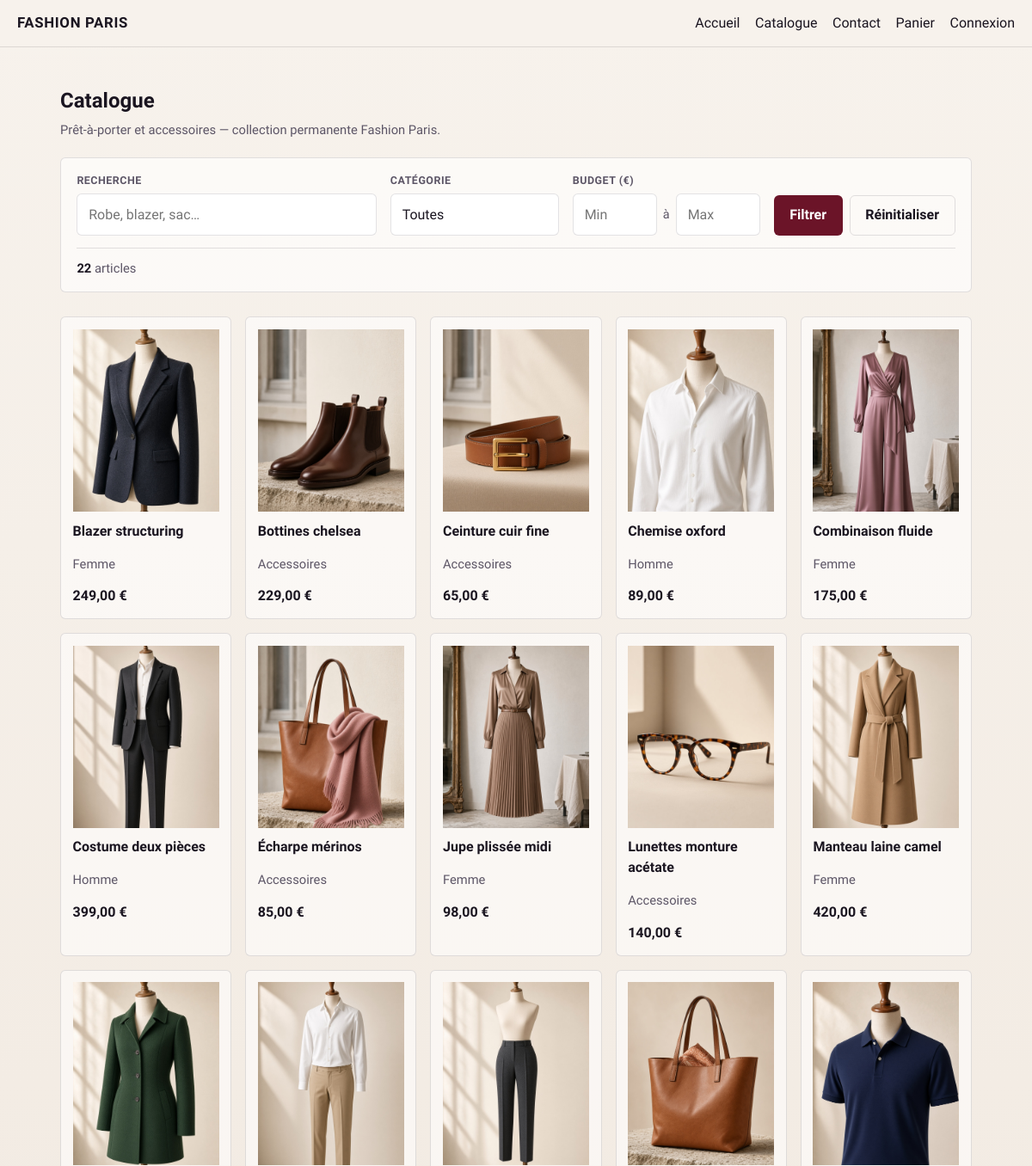
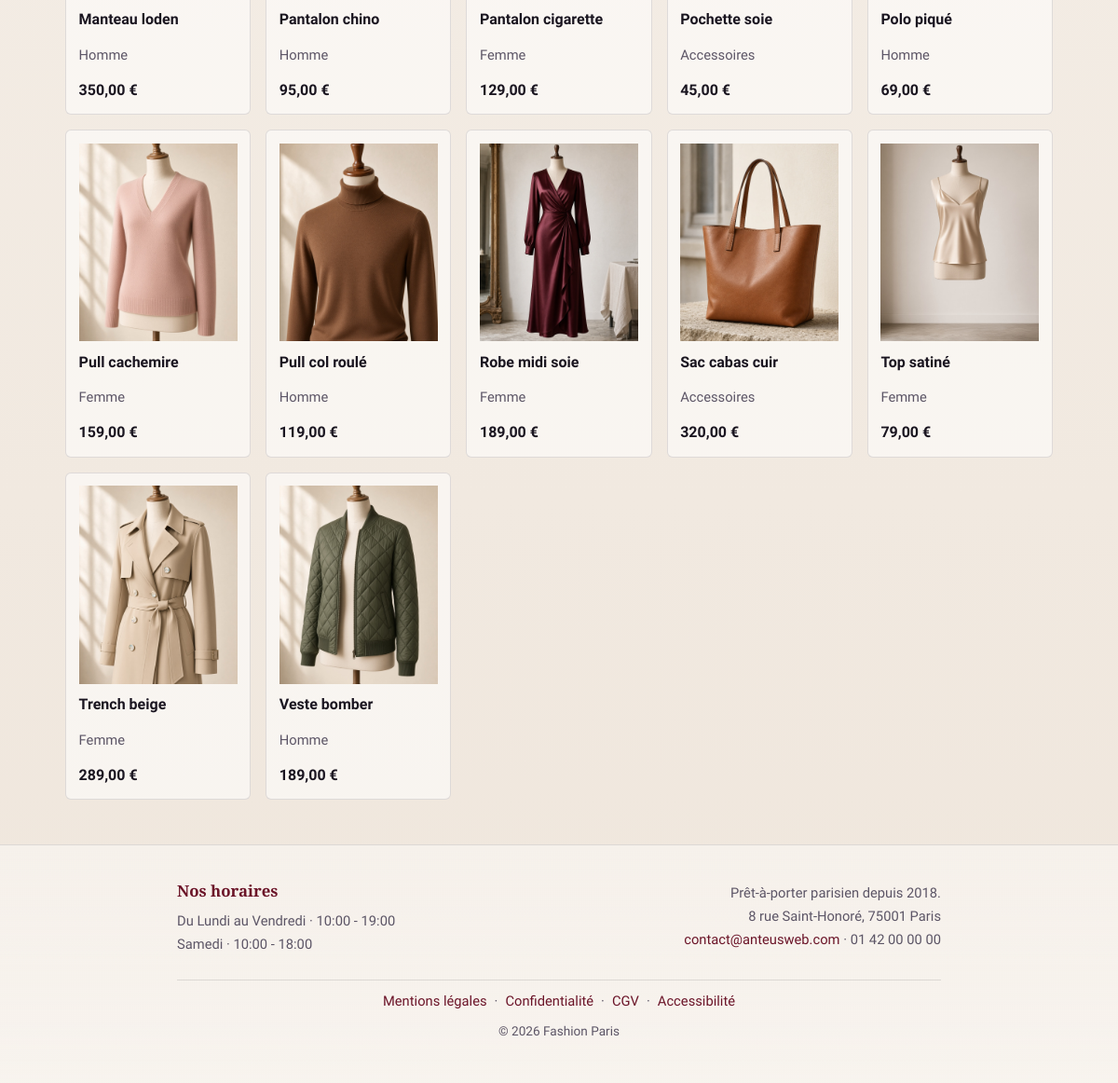
Page /catalogue on the committed database (2 pictures, top to bottom).
### tables this page shows
CREATE TABLE `produit` (
  `produit_id` INT NOT NULL AUTO_INCREMENT,
  `categorie_id` INT NOT NULL,
  `nom` VARCHAR(150) NOT NULL,
  `slug` VARCHAR(180) NOT NULL,
  `description` TEXT NULL,
  `prix` DECIMAL(10,2) NOT NULL,
  `stock` INT NOT NULL DEFAULT 0,
  `sku` VARCHAR(50) NULL,
  `actif` TINYINT(1) NOT NULL DEFAULT 1,
  `mis_en_avant` TINYINT(1) NOT NULL DEFAULT 0,
  `date_creation` DATETIME NOT NULL DEFAULT CURRENT_TIMESTAMP,
  PRIMARY KEY (`produit_id`),
  UNIQUE INDEX `idx_produit_slug` (`slug`),
  INDEX `fk_produit_categorie_idx` (`categorie_id`),
  CONSTRAINT `fk_produit_categorie`
    FOREIGN KEY (`categorie_id`) REFERENCES `categorie` (`categorie_id`)
);

CREATE TABLE `categorie` (
  `categorie_id` INT NOT NULL AUTO_INCREMENT,
  `libelle` VARCHAR(100) NOT NULL,
  `slug` VARCHAR(120) NOT NULL,
  `description` TEXT NULL,
  `ordre` INT NOT NULL DEFAULT 0,
  `actif` TINYINT(1) NOT NULL DEFAULT 1,
  PRIMARY KEY (`categorie_id`),
  UNIQUE INDEX `idx_categorie_slug` (`slug`)
);

### src/Controllers/CatalogueController.php (called while the page is built, shortened)
<?php
require_once __DIR__ . '/../Models/ProduitModel.php';
class CatalogueController {
    public function index(?string $categorieSlug = null) {
        $produitModel = new ProduitModel();
        $categorieId = null;
        $produits = $produitModel->getCatalogue($categorieId);
        require __DIR__ . '/../Views/catalogue.php';
    }
}

### public/index.php (called while the page is built, shortened)
<?php
require_once __DIR__ . '/../src/Router.php';
require_once __DIR__ . '/../src/Services/AssetHelper.php';
require_once __DIR__ . '/../src/Services/ViewHelper.php';
$router = new Router();
$url = trim($_GET['url'] ?? '', '/');
$router->dispatch($url);

### config/database.php (called while the page is built, shortened)
<?php
$config = [
    'host'     => getenv('DB_HOST') ?: 'localhost',
    'db_name'  => getenv('DB_NAME') ?: 'fashion_paris',
    'username' => getenv('DB_USER') ?: 'root',
    'password' => getenv('DB_PASSWORD') !== false ? (string) getenv('DB_PASSWORD') : '',
];
$local = __DIR__ . '/database.local.php';
return $config;

### src/Services/SqlDatabase.php (called while the page is built, shortened)
<?php
class SqlDatabase {
    private string $host;
    private string $db_name;
    private string $username;
    private string $password;
    public function __construct() {
        $config = require __DIR__ . '/../../config/database.php';
        $this->host     = $config['host'];
        $this->db_name  = $config['db_name'];
        $this->username = $config['username'];
        $this->password = $config['password'];
    }
    public function getConnection(): ?PDO {
        $this->conn = null;
        try {
            $this->conn = new PDO(
                'mysql:host=' . $this->host . ';dbname=' . $this->db_name . ';charset=utf8mb4',
                $this->username,
                $this->password
            );
            $this->conn->setAttribute(PDO::ATTR_ERRMODE, PDO::ERRMODE_EXCEPTION);
            $this->conn->setAttribute(PDO::ATTR_DEFAULT_FETCH_MODE, PDO::FETCH_ASSOC);
        } catch (PDOException $exception) {
            $line = date('c') . ' Fashion Paris BDD : ' . $exception->getMessage() . PHP_EOL;
            error_log(rtrim($line));
            $logDir = __DIR__ . '/../../logs';
            if (is_dir($logDir) && is_writable($logDir)) {
                @file_put_contents($logDir . '/bdd.log', $line, FILE_APPEND | LOCK_EX);
            }
        }
        return $this->conn;
    }
}

### src/Repositories/ProduitRepository.php (called while the page is built, shortened)
<?php
require_once __DIR__ . '/../Services/SqlDatabase.php';
class ProduitRepository {
    private $conn;
    public function __construct() {
        $database = new SqlDatabase();
        $this->conn = $database->getConnection();
    }
    public function findAllActifs(?int $categorieId = null): array {
        $sql = 'SELECT p.*, c.libelle AS categorie_libelle,
                       (SELECT chemin FROM produit_image pi WHERE pi.produit_id = p.produit_id ORDER BY ordre ASC LIMIT 1) AS image
                FROM produit p
                JOIN categorie c ON c.categorie_id = p.categorie_id
                WHERE p.actif = 1';
        $params = [];
        $sql .= ' ORDER BY p.nom ASC';
        $stmt = $this->conn->prepare($sql);
        $stmt->execute($params);
        return $stmt->fetchAll();
    }
}

### src/Models/ProduitModel.php (called while the page is built, shortened)
<?php
require_once __DIR__ . '/../Repositories/ProduitRepository.php';
class ProduitModel {
    private ProduitRepository $repository;
    public function __construct() {
        $this->repository = new ProduitRepository();
    }
    public function getCatalogue(?int $categorieId = null): array {
        return $this->repository->findAllActifs($categorieId);
    }
}

### src/Services/AssetHelper.php (called while the page is built)
<?php
class AssetHelper {
    private static function cheminAbsolu(string $relatif): string {
        return __DIR__ . '/../../public/images/' . ltrim($relatif, '/');
    }
    public static function imageUrl(?string $cheminRelatif, string $defaut = 'produits/default.svg'): string {
        $rel = trim($cheminRelatif ?? '');
        if ($rel !== '' && is_file(self::cheminAbsolu($rel))) {
            $parts = array_map('rawurlencode', explode('/', str_replace('\\', '/', $rel)));
            return BASE_URL . '/images/' . implode('/', $parts);
        }
        return BASE_URL . '/images/' . ltrim($defaut, '/');
    }
}

### src/Services/ViewHelper.php (called while the page is built, shortened)
<?php
class ViewHelper {
    public static function prix(float|string|null $montant): string {
        return number_format((float) $montant, 2, ',', ' ') . ' €';
    }
}

### src/Views/partials/catalogue-cards.php (the view)
<ul class="product-grid" id="catalogue-list-inner">
    <?php foreach ($produits as $p): ?>
        <li class="product-card">
            <a href="<?= BASE_URL ?>/produit/<?= htmlspecialchars($p['slug']) ?>">
                <img src="<?= AssetHelper::imageUrl($p['image'] ?? null) ?>" alt="<?= htmlspecialchars($p['nom']) ?>" loading="lazy">
                <h3><?= htmlspecialchars($p['nom']) ?></h3>
                <p class="muted"><?= htmlspecialchars($p['categorie_libelle'] ?? '') ?></p>
                <p class="price"><?= ViewHelper::prix($p['prix']) ?></p>
            </a>
        </li>
    <?php endforeach; ?>
</ul>

### public/css/style.css (style rules this page uses)
:root { --ink: #1a1520; --muted: #5c5566; --paper: #f7f2ec; --paper-2: #efe6dc; --accent: #6b1428; --accent-dark: #4a0d1a; --accent-rgb: 107, 20, 40; --line: rgba(26, 21, 32, 0.12); --ok: #1f6b4a; --err: #8b1e1e; --radius: 6px; --font: "Source Sans 3", "Segoe UI", sans-serif; --font-display: "Cormorant Garamond", Georgia, serif; --max: 1100px; }
*, *::before, *::after { box-sizing: border-box; }
html { scroll-behavior: smooth; }
body { margin: 0; font-family: var(--font); color: var(--ink); background: radial-gradient(1200px 600px at 10% -10%, #fff8f1 0%, transparent 55%), linear-gradient(180deg, var(--paper) 0%, var(--paper-2) 100%); min-height: 100vh; line-height: 1.5; }
img { max-width: 100%; display: block; }
a { color: var(--accent); }
.product-grid { list-style: none; margin: 0; padding: 0; display: grid; grid-template-columns: repeat(auto-fill, minmax(180px, 1fr)); gap: 1rem; }
.product-card { background: rgba(255,255,255,.55); border: 1px solid var(--line); border-radius: var(--radius); overflow: hidden; }
.product-card a { display: block; padding: .85rem; color: inherit; text-decoration: none; }
.product-card img { aspect-ratio: 4/5; object-fit: cover; background: #e8ddd2; margin-bottom: .65rem; }
.product-card h3 { margin: 0 0 .25rem; font-size: 1rem; }
.price { margin: 0; font-weight: 700; }
.muted { color: var(--muted); font-size: .92rem; }

### rows in the picture
produit: shows a picture, nom "Blazer structuring", categorie.libelle "Femme", prix "249,00 €"
produit: shows a picture, nom "Bottines chelsea", categorie.libelle "Accessoires", prix "229,00 €"
produit: shows a picture, nom "Ceinture cuir fine", categorie.libelle "Accessoires", prix "65,00 €"
produit: shows a picture, nom "Chemise oxford", categorie.libelle "Homme", prix "89,00 €"
produit: shows a picture, nom "Combinaison fluide", categorie.libelle "Femme", prix "175,00 €"
produit: shows a picture, nom "Costume deux pièces", categorie.libelle "Homme", prix "399,00 €"
produit: shows a picture, nom "Écharpe mérinos", categorie.libelle "Accessoires", prix "85,00 €"
produit: shows a picture, nom "Jupe plissée midi", categorie.libelle "Femme", prix "98,00 €"
produit: shows a picture, nom "Lunettes monture acétate", categorie.libelle "Accessoires", prix "140,00 €"
produit: shows a picture, nom "Manteau laine camel", categorie.libelle "Femme", prix "420,00 €"
produit: shows a picture, nom "Manteau loden", categorie.libelle "Homme", prix "350,00 €"
produit: shows a picture, nom "Pantalon chino", categorie.libelle "Homme", prix "95,00 €"
produit: shows a picture, nom "Pantalon cigarette", categorie.libelle "Femme", prix "129,00 €"
produit: shows a picture, nom "Pochette soie", categorie.libelle "Accessoires", prix "45,00 €"
produit: shows a picture, nom "Polo piqué", categorie.libelle "Homme", prix "69,00 €"
produit: shows a picture, nom "Pull cachemire", categorie.libelle "Femme", prix "159,00 €"
produit: shows a picture, nom "Pull col roulé", categorie.libelle "Homme", prix "119,00 €"
produit: shows a picture, nom "Robe midi soie", categorie.libelle "Femme", prix "189,00 €"
produit: shows a picture, nom "Sac cabas cuir", categorie.libelle "Accessoires", prix "320,00 €"
produit: shows a picture, nom "Top satiné", categorie.libelle "Femme", prix "79,00 €"
produit: shows a picture, nom "Trench beige", categorie.libelle "Femme", prix "289,00 €"
produit: shows a picture, nom "Veste bomber", categorie.libelle "Homme", prix "189,00 €"

### other values in the picture
count($produits ?? []) "22"
$ligneHoraire "Du Lundi au Vendredi · 10:00 - 19:00"
$ligneHoraire "Samedi · 10:00 - 18:00"
$boutique['tagline'] "Prêt-à-porter parisien depuis 2018."
$boutique['adresse'] "8 rue Saint-Honoré"
$boutique['code_postal'] "75001"
$boutique['ville'] "Paris"
$boutique['email'] "contact@anteusweb.com"
$boutique['telephone'] "01 42 00 00 00"
$boutique['nom'] "Fashion Paris"
